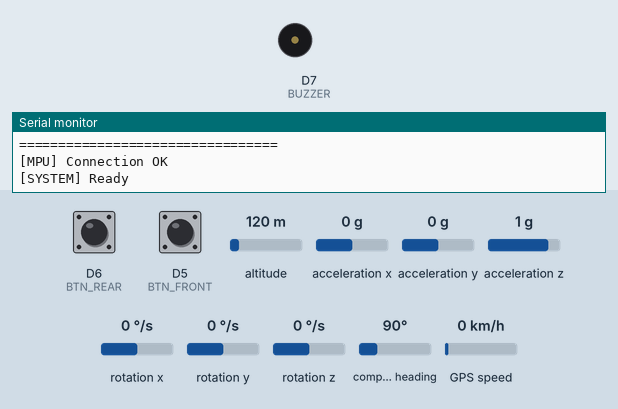
Simulated run of this sketch. Board: ESP8266 (NodeMCU). Shown: buzzer (waves = sounding, pin HIGH), the last lines printed to the serial monitor. The inputs (shaded band) are chosen by the test bench; at power-on: D6 (BTN_REAR) HIGH, D5 (BTN_FRONT) HIGH, altitude 120 m, acceleration x 0 g, acceleration y 0 g, acceleration z 1 g, rotation x 0 °/s, rotation y 0 °/s, rotation z 0 °/s, compass heading 90°, GPS speed 0 km/h. The GPS gets a fix after 3 s at 37.7749, -122.4194 with 8 satellites.

Above: at 3.2 s.
3.3 s: D6 (BTN_REAR) pulled LOW for 1 s
At 4.8 s:
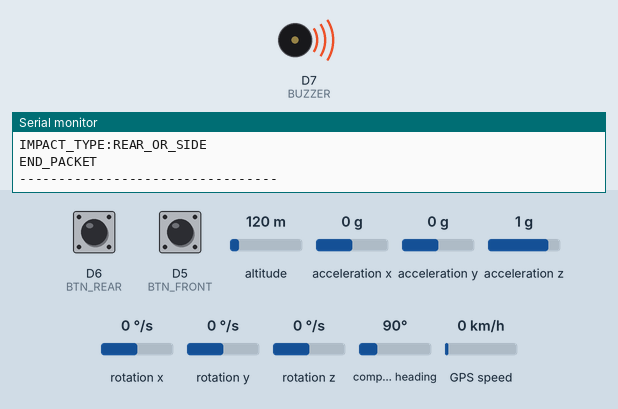
Timing chart, 0 to 6.3 s (numbered marks = the images above; inputs shaded):
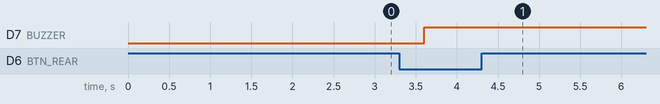

The sketch:

main_firmware.ino
```cpp
#include <Wire.h>
#include <MPU6050.h>
#include <TinyGPS++.h>

// ================= CONFIG =================
#define CAR_ID "car0xc1"

#define BTN_FRONT D5
#define BTN_REAR  D6
#define BUZZER    D7

TinyGPSPlus gps;
MPU6050 mpu;

bool accidentTriggered = false;

void setup() {

  Serial.begin(9600);

  delay(2000);

  Serial.println("=================================");
  Serial.println(" LIFEGUARD AI BLACK BOX ");
  Serial.println("=================================");

  Wire.begin(D2, D1);
  mpu.initialize();

  if (mpu.testConnection()) {
    Serial.println("[MPU] Connection OK");
  } else {
    Serial.println("[MPU] Connection FAILED");
  }

  pinMode(BTN_FRONT, INPUT_PULLUP);
  pinMode(BTN_REAR, INPUT_PULLUP);
  pinMode(BUZZER, OUTPUT);

  digitalWrite(BUZZER, LOW);

  Serial.println("[SYSTEM] Ready");
}

void loop() {

  //GPS READ
  while (Serial.available()) {
    gps.encode(Serial.read());
  }

  //MPU READ
  int16_t ax, ay, az;
  mpu.getAcceleration(&ax, &ay, &az);

  float accX = ax / 16384.0;
  float accY = ay / 16384.0;
  float accZ = az / 16384.0;

  float magnitude = sqrt(accX*accX + accY*accY + accZ*accZ);

  bool frontImpact = digitalRead(BTN_FRONT) == LOW;
  bool rearImpact  = digitalRead(BTN_REAR) == LOW;

  if ((frontImpact || rearImpact || magnitude > 2.2) && !accidentTriggered) {

    accidentTriggered = true;

    digitalWrite(BUZZER, HIGH);

    Serial.println("ACCIDENT_DETECTED");

    //Wait GPS Fix
    unsigned long start = millis();
    bool gpsValid = false;

    while (millis() - start < 5000) {

      while (Serial.available()) {
        gps.encode(Serial.read());
      }

      if (gps.location.isUpdated()) {
        gpsValid = true;
        break;
      }
    }

    float lat = 0.0;
    float lon = 0.0;

    if (gpsValid) {

      lat = gps.location.lat();
      lon = gps.location.lng();

      Serial.println("GPS_OK");

    } else {

      Serial.println("GPS_FAILED");

    }

    String impactType = "ROLLOVER";

    if (frontImpact) impactType = "FRONTAL";
    else if (rearImpact) impactType = "REAR_OR_SIDE";

    // SEND DATA TO PYTHON

    Serial.print("CAR_ID:");
    Serial.println(CAR_ID);

    Serial.print("LAT:");
    Serial.println(lat, 6);

    Serial.print("LON:");
    Serial.println(lon, 6);

    Serial.print("IMPACT_TYPE:");
    Serial.println(impactType);

    Serial.println("END_PACKET");

    Serial.println("---------------------------------");
  }

  delay(500);
}
```

Measured:
- after the input at 3.3 s, D7 (BUZZER): LOW → HIGH after 0.31 s
